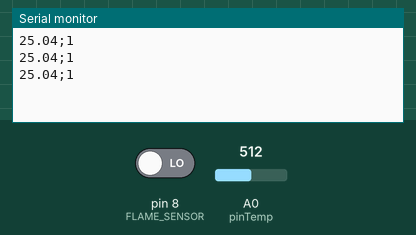
This sketch was run on a simulated Arduino Uno, built with avr-gcc and run on an emulated ATmega328P. Shown: the last lines printed to the serial monitor. The test bench sets the inputs (shaded band); at power-on: A0 (pinTemp) = 512, pin 8 (FLAME_SENSOR) LOW.

Above: at 1.3 s.
1.4 s: A0 (pinTemp) set to 716
At 1.9 s:
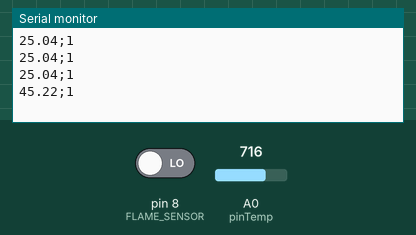
2.9 s: pin 8 (FLAME_SENSOR) driven HIGH
At 3.4 s:
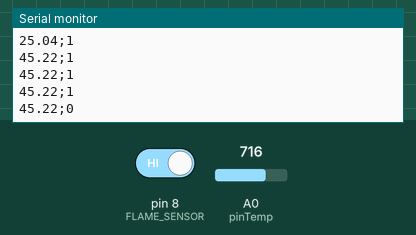
4.4 s: A0 (pinTemp) set to 900
At 4.9 s:
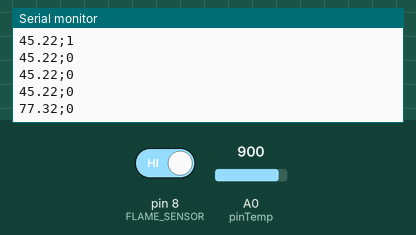
5.9 s: pin 8 (FLAME_SENSOR) driven LOW
At 6.4 s:
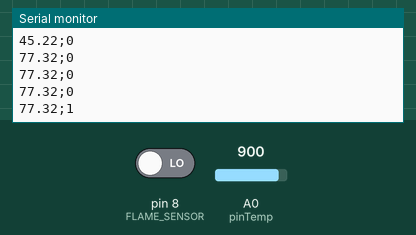
Timing chart, 0 to 8.4 s (numbered marks = the images above; inputs shaded):
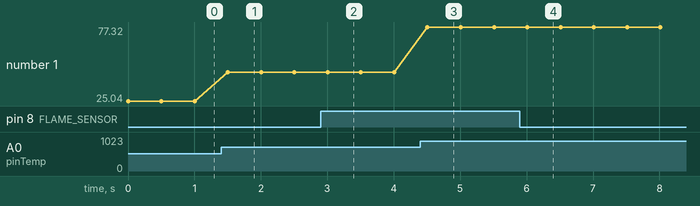

The sketch:

Sensors.ino
```cpp
// Demo of Grove   Starter Kit V2.0

// Reads the value of the Grove   Temperature Sensor, converts it to a Celsius temperature,
// and prints it to the serial console.
// Connect the Grove   Temperature Sensor to the socket marked A0
// Open the Serial Monitor in the Arduino IDE after uploading

// Define the pin to which the temperature sensor is connected.
const int pinTemp = A0;

#define FLAME_SENSOR 8

// Define the B-value of the thermistor.
// This value is a property of the thermistor used in the Grove   Temperature Sensor,
// and used to convert from the analog value it measures and a temperature value.
const int B = 3975;

void setup()
{
// Configure the serial communication line at 9600 baud (bits per second.)
Serial.begin(9600);
pinMode(FLAME_SENSOR, INPUT);
}

void loop()
{
// Get the (raw) value of the temperature sensor.
int val = analogRead(pinTemp);

// Determine the current resistance of the thermistor based on the sensor value.
float resistance = (float)(1023-val)*10000/val;

// Calculate the temperature based on the resistance value.
float temperature = 1/(log(resistance/10000)/B+1/298.15)-273.15;

// Print the temperature to the serial console.

Serial.print(temperature);
Serial.print(";");
if(isFlameDetected()) {

Serial.println("1");
}
else {Serial.println("0");}

// Wait one second between measurements.
delay(500);
}

boolean isFlameDetected()
{
if(digitalRead(FLAME_SENSOR))
return false;
else return true;
}
```

Measured:
- after the input at 1.4 s, the serial monitor: prints a new line after 0.10 s (image 1)
- after the input at 2.9 s, the serial monitor: prints a new line after 0.11 s (image 2)
- after the input at 4.4 s, the serial monitor: prints a new line after 0.11 s (image 3)
- after the input at 5.9 s, the serial monitor: prints a new line after 0.11 s (image 4)
- plotted number 1: 25.04 → 45.22 after the input at 1.4 s, 45.22 → 77.32 after the input at 4.4 s
